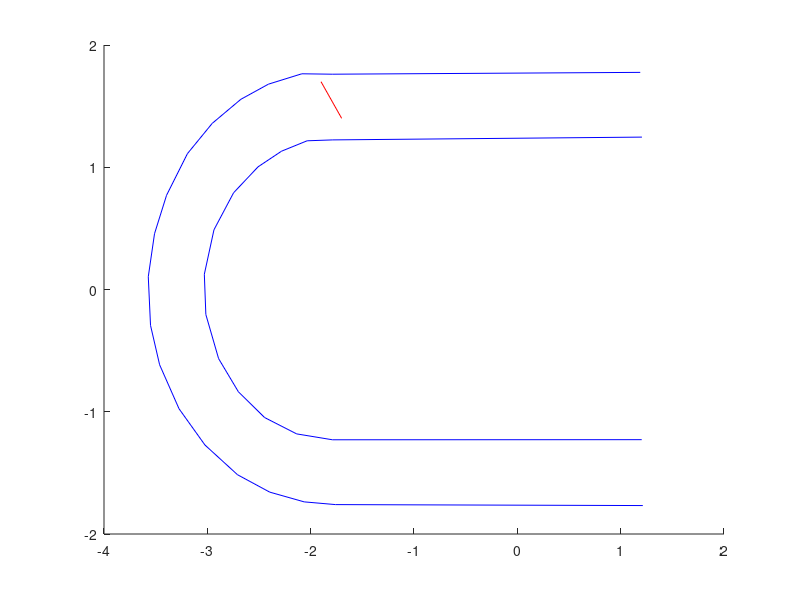

Write the MATLAB code that produced this figure.
clc;
mapData = jsondecode(fileread('./markerdata/map1.json'));

ix = mapData.inner.x.';
iy = mapData.inner.y.';
ox = mapData.outer.x.';
oy = mapData.outer.y.';

i = [ix; iy];
o = [ox; oy];

map = {i;o};
 
%car vector
%x2 = [-1.8 -2];
%y2 = [1 1.1];
p = [-1.7; 1.4];
r = [-0.2; 0.3];

xinters = [];
yinters = [];
figure(1);
hold on;
plot([p(1) p(1)+r(1)], [p(2) p(2)+r(2)], 'r-')

for k = 1:size(map, 1)
    for i = 2:size(map{k}, 2)
        tx = [map{k}(1, i-1) map{k}(1, i)]; %[mapData.(fields{k}).x(i-1) mapData.(fields{k}).x(i)];
        ty = [map{k}(2, i-1) map{k}(2, i)];
        plot(tx, ty, 'b-');

        q = [tx(1); ty(1)];
        s = [tx(2) - tx(1); ty(2) - ty(1)];

        t = (det(cat(2,(q - p), s)))*inv(det(cat(2, r, s)));
        u = (det(cat(2,(q - p), r)))*inv(det(cat(2, r, s)));

        if(t >= 0 && t <= 1 && u >= 0 && u <= 1)
            int = p + t*r;
            plot(int(1), int(2), 'r*')
        end
    end
end